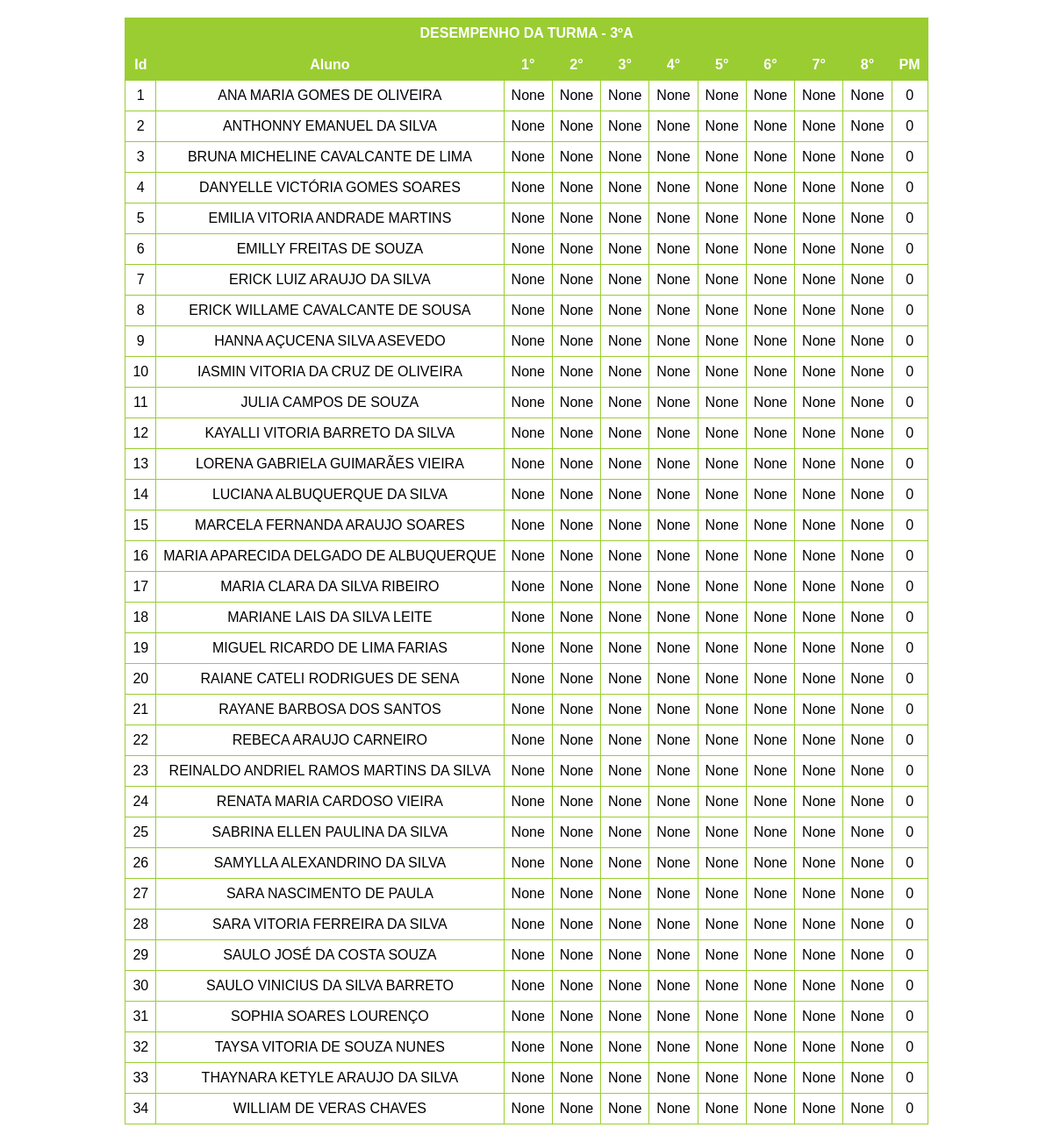
/3ºA, run on an earlier commit of the app's database.
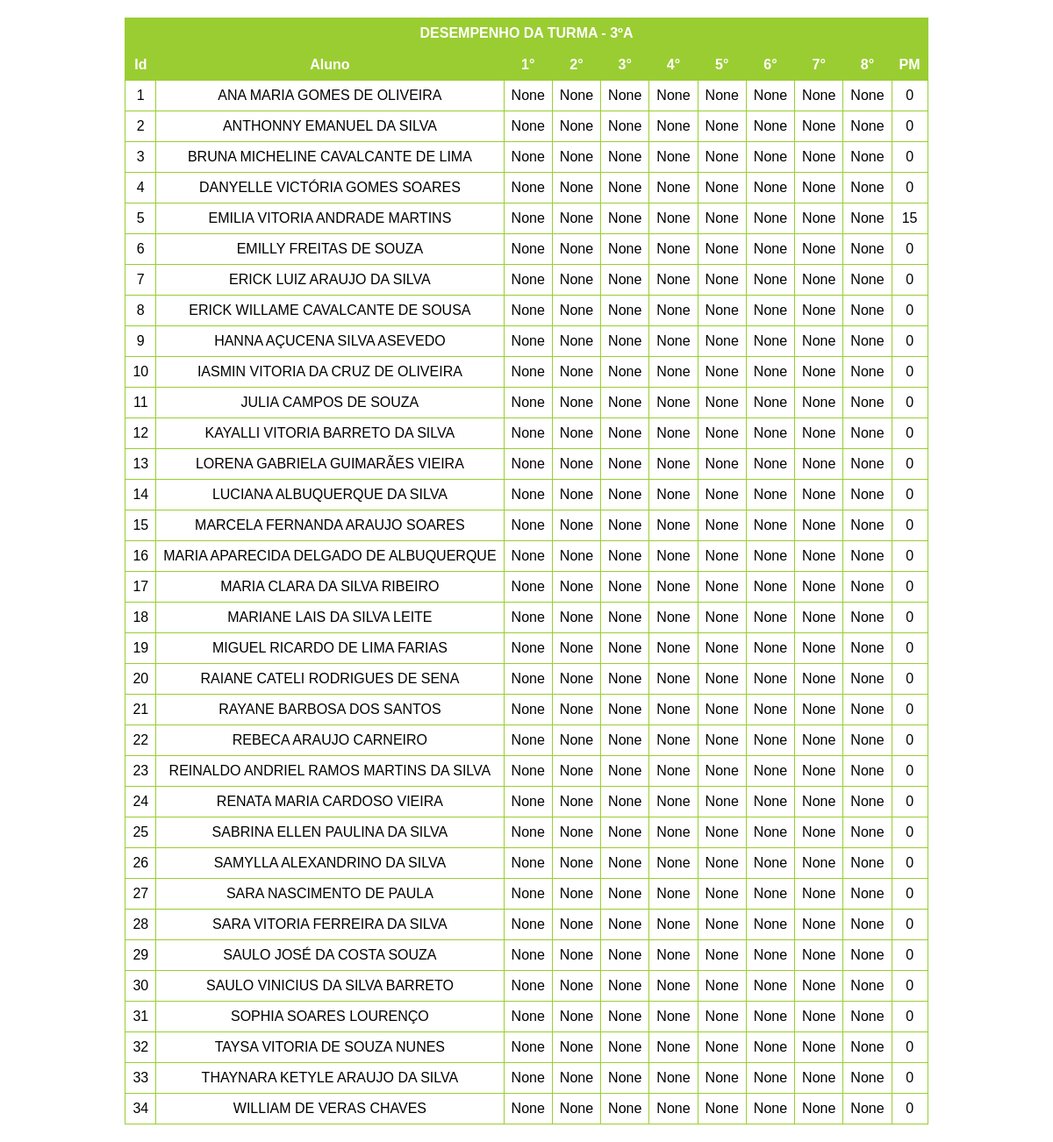
And on a later commit of the database.
### main.py (models this page shows)
class Terceiro_A(db.Model):
    __tablename__ = 'Terceiro_A'

### main.py (the view, shortened to what this page needs)
@app.route('/<class_name>')
def class_page(class_name):
    turma_selecionada = selecionar_turma(class_name)
    resultados_class_page = (db.session.query(turma_selecionada.id, turma_selecionada.nome, turma_selecionada.prova1,
                                              turma_selecionada.prova2, turma_selecionada.prova3,
                                              turma_selecionada.prova4, turma_selecionada.prova5,
                                              turma_selecionada.prova6,
                                              turma_selecionada.prova7, turma_selecionada.prova8,
                                              turma_selecionada.pm).all())
    lista_de_provas = []
    for i in range(1, 9):
        atributo = getattr(turma_selecionada, f"prova{i}")
        dados = db.session.query(atributo).all()
        notas_validas = [nota[0] for nota in dados if nota[0] is not None]
    tamanho = len(lista_de_provas)
    return render_template('class_page.html', class_name=class_name, data=resultados_class_page,
                           estatisticas=lista_de_provas, tamanho=tamanho)

### main.py (called while the page is built)
def selecionar_turma(valor):
    if valor == 'a' or valor == '3ºA':
        return lista_turmas_db[0]
    elif valor == 'b' or valor == '3ºB':
        return lista_turmas_db[1]
    elif valor == 'c' or valor == '3ºC':
        return lista_turmas_db[2]
    elif valor == 'd' or valor == '1ºD':
        return lista_turmas_db[3]

### templates/class_page.html (shortened to what this page needs)
<!DOCTYPE html>
<html lang="en">
<head>
    <link rel="stylesheet" href="/static/styles.css">
</head>
<body>
<div class="menu">
    <table id="desempenho">
        <tr>
            <th>DESEMPENHO DA TURMA - {{ class_name }}</th>
        </tr>
    </table>
    <table>
            <tr>
                <th>Id</th>
                <th>Aluno</th>
                <th>1°</th>
                <th>2°</th>
                <th>3°</th>
                <th>4°</th>
                <th>5°</th>
                <th>6°</th>
                <th>7°</th>
                <th>8°</th>
                <th>PM</th>
            </tr>
            {% for row in data %}
                <tr>
                    <td>{{ row.id }}</td>
                    <td>{{ row.nome }}</td>
                    <td>{{ row.prova1 }}</td>
                    <td>{{ row.prova2 }}</td>
                    <td>{{ row.prova3 }}</td>
                    <td>{{ row.prova4 }}</td>
                    <td>{{ row.prova5 }}</td>
                    <td>{{ row.prova6 }}</td>
                    <td>{{ row.prova7 }}</td>
                    <td>{{ row.prova8 }}</td>
                    <td>{{ row.pm }}</td>
                </tr>
            {% endfor %}
        </table>
</div>
</body>
</html>

### static/styles.css (style rules this page uses)
.menu { margin: 20px; display: flex; flex-direction: column; align-items: center; justify-content: flex-start; }
table { border-collapse: collapse; width: 100%; background-color: rgba(255, 255, 255, 1); }
th, td { border: 1px solid yellowgreen; padding: 8px; text-align: center; }
th { background-color: yellowgreen; color: white; }
body { margin: 0; padding: 0; font-family: Arial, sans-serif; display: flex; align-items: center; justify-content: center; min-height: 100vh; position: relative; overflow: hidden; overflow-y: auto; }
body::before { content: ''; position: fixed; top: 0; left: 0; width: 100%; height: 100%; background: url('/static/4428.jpg') center center fixed; background-size: cover; opacity: 0.3; z-index: -1; }

What changed in the data, as far as the page shows it:
changed Terceiro_A "EMILIA VITORIA ANDRADE MARTINS": pm "0" → "15"
